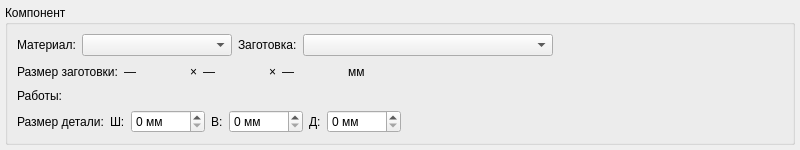
<?xml version="1.0" encoding="UTF-8"?>
<ui version="4.0">
 <class>Form</class>
 <widget class="QWidget" name="Form">
  <property name="geometry">
   <rect>
    <x>0</x>
    <y>0</y>
    <width>800</width>
    <height>150</height>
   </rect>
  </property>
  <layout class="QVBoxLayout" name="verticalLayout_main">
   <property name="spacing">
    <number>5</number>
   </property>
   <property name="leftMargin">
    <number>5</number>
   </property>
   <property name="topMargin">
    <number>5</number>
   </property>
   <property name="rightMargin">
    <number>5</number>
   </property>
   <property name="bottomMargin">
    <number>5</number>
   </property>
   <item>
    <widget class="QGroupBox" name="groupBox_component">
     <property name="title">
      <string>Компонент</string>
     </property>
     <layout class="QVBoxLayout" name="verticalLayout_content">
      <item>
       <layout class="QHBoxLayout" name="horizontalLayout_select">
        <item>
         <widget class="QLabel" name="label_material">
          <property name="text">
           <string>Материал:</string>
          </property>
         </widget>
        </item>
        <item>
         <widget class="QComboBox" name="comboBox_material">
          <property name="minimumSize">
           <size>
            <width>150</width>
            <height>0</height>
           </size>
          </property>
         </widget>
        </item>
        <item>
         <widget class="QLabel" name="label_blank">
          <property name="text">
           <string>Заготовка:</string>
          </property>
         </widget>
        </item>
        <item>
         <widget class="QComboBox" name="comboBox_blank">
          <property name="minimumSize">
           <size>
            <width>250</width>
            <height>0</height>
           </size>
          </property>
         </widget>
        </item>
        <item>
         <spacer name="horizontalSpacer">
          <property name="orientation">
           <enum>Qt::Horizontal</enum>
          </property>
          <property name="sizeHint" stdset="0">
           <size>
            <width>40</width>
            <height>20</height>
           </size>
          </property>
         </spacer>
        </item>
       </layout>
      </item>
      <item>
       <layout class="QHBoxLayout" name="horizontalLayout_blank_size">
        <item>
         <widget class="QLabel" name="label_blank_size">
          <property name="text">
           <string>Размер заготовки:</string>
          </property>
         </widget>
        </item>
        <item>
         <widget class="QLabel" name="label_blank_width">
          <property name="minimumSize">
           <size>
            <width>60</width>
            <height>0</height>
           </size>
          </property>
          <property name="text">
           <string>—</string>
          </property>
         </widget>
        </item>
        <item>
         <widget class="QLabel" name="label_x1">
          <property name="text">
           <string>×</string>
          </property>
         </widget>
        </item>
        <item>
         <widget class="QLabel" name="label_blank_height">
          <property name="minimumSize">
           <size>
            <width>60</width>
            <height>0</height>
           </size>
          </property>
          <property name="text">
           <string>—</string>
          </property>
         </widget>
        </item>
        <item>
         <widget class="QLabel" name="label_x2">
          <property name="text">
           <string>×</string>
          </property>
         </widget>
        </item>
        <item>
         <widget class="QLabel" name="label_blank_length">
          <property name="minimumSize">
           <size>
            <width>60</width>
            <height>0</height>
           </size>
          </property>
          <property name="text">
           <string>—</string>
          </property>
         </widget>
        </item>
        <item>
         <widget class="QLabel" name="label_mm">
          <property name="text">
           <string>мм</string>
          </property>
         </widget>
        </item>
        <item>
         <spacer name="horizontalSpacer_2">
          <property name="orientation">
           <enum>Qt::Horizontal</enum>
          </property>
          <property name="sizeHint" stdset="0">
           <size>
            <width>40</width>
            <height>20</height>
           </size>
          </property>
         </spacer>
        </item>
       </layout>
      </item>
      <item>
       <widget class="QWidget" name="widget_work_container" native="true">
        <layout class="QHBoxLayout" name="horizontalLayout_work">
         <property name="leftMargin">
          <number>0</number>
         </property>
         <property name="topMargin">
          <number>0</number>
         </property>
         <property name="rightMargin">
          <number>0</number>
         </property>
         <property name="bottomMargin">
          <number>0</number>
         </property>
         <item>
          <widget class="QLabel" name="label_work">
           <property name="text">
            <string>Работы:</string>
           </property>
          </widget>
         </item>
        </layout>
       </widget>
      </item>
      <item>
       <layout class="QHBoxLayout" name="horizontalLayout_product_size">
        <item>
         <widget class="QLabel" name="label_product_size">
          <property name="text">
           <string>Размер детали:</string>
          </property>
         </widget>
        </item>
        <item>
         <widget class="QLabel" name="label_width">
          <property name="text">
           <string>Ш:</string>
          </property>
         </widget>
        </item>
        <item>
         <widget class="QSpinBox" name="spinBox_product_width">
          <property name="suffix">
           <string> мм</string>
          </property>
          <property name="maximum">
           <number>9999</number>
          </property>
         </widget>
        </item>
        <item>
         <widget class="QLabel" name="label_height">
          <property name="text">
           <string>В:</string>
          </property>
         </widget>
        </item>
        <item>
         <widget class="QSpinBox" name="spinBox_product_height">
          <property name="suffix">
           <string> мм</string>
          </property>
          <property name="maximum">
           <number>9999</number>
          </property>
         </widget>
        </item>
        <item>
         <widget class="QLabel" name="label_length">
          <property name="text">
           <string>Д:</string>
          </property>
         </widget>
        </item>
        <item>
         <widget class="QSpinBox" name="spinBox_product_length">
          <property name="suffix">
           <string> мм</string>
          </property>
          <property name="maximum">
           <number>9999</number>
          </property>
         </widget>
        </item>
        <item>
         <spacer name="horizontalSpacer_3">
          <property name="orientation">
           <enum>Qt::Horizontal</enum>
          </property>
          <property name="sizeHint" stdset="0">
           <size>
            <width>40</width>
            <height>20</height>
           </size>
          </property>
         </spacer>
        </item>
       </layout>
      </item>
     </layout>
    </widget>
   </item>
  </layout>
 </widget>
 <resources/>
 <connections/>
</ui>
